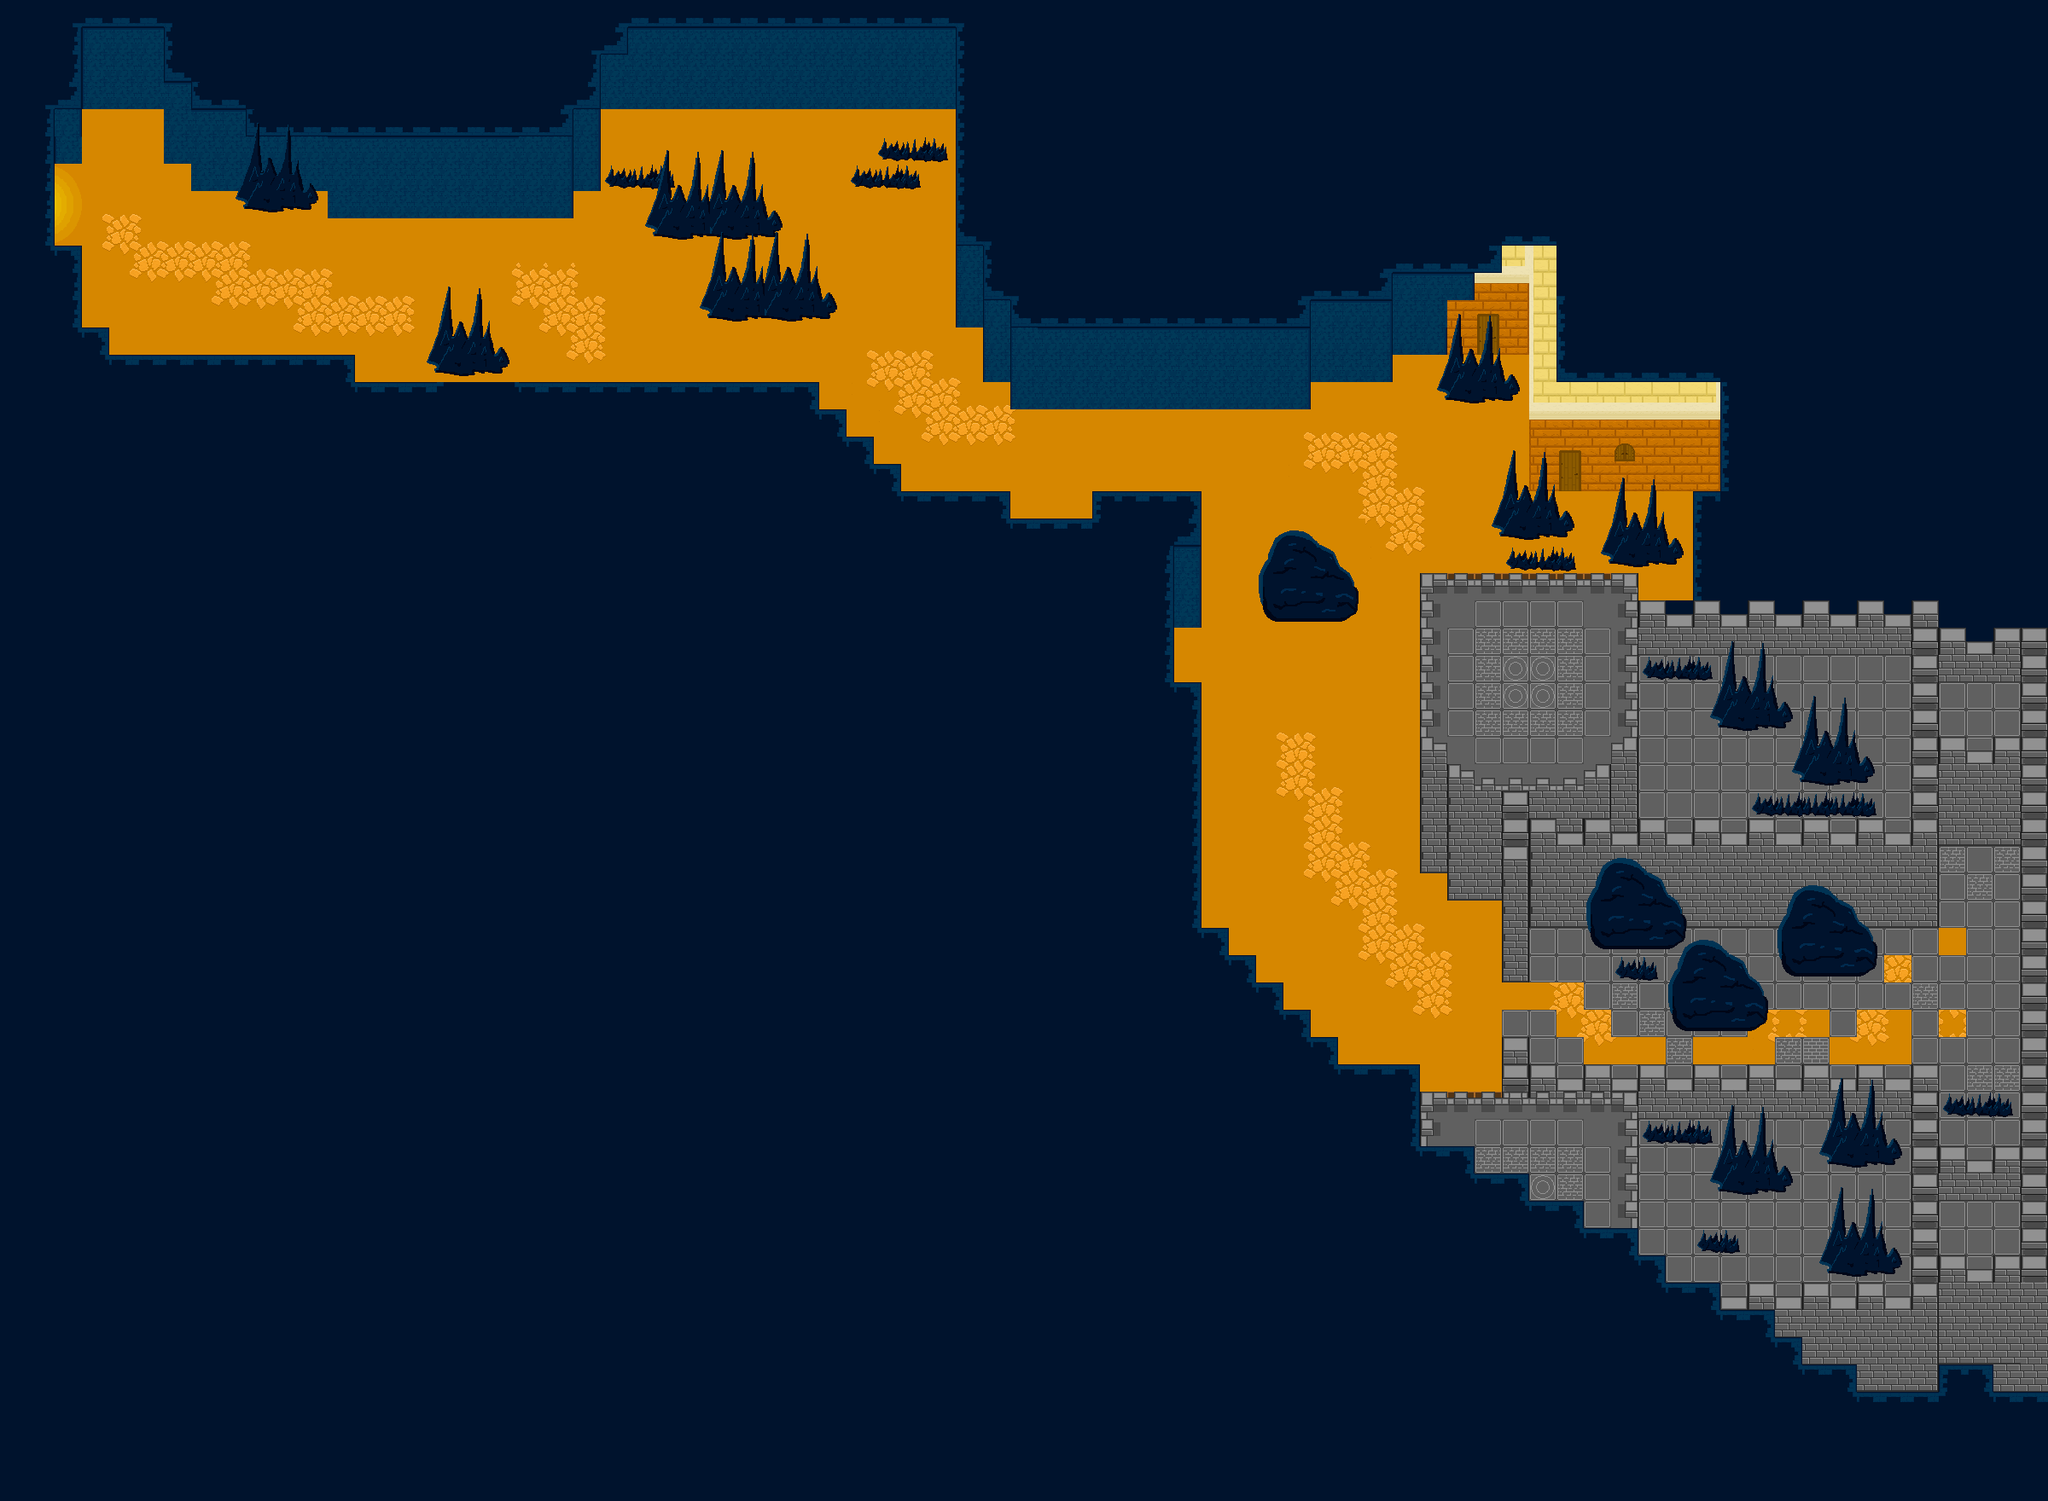

The image is a tile-based game level rendered from a .tmx file. Its description and source (layers, tilesets, objects; grid data summarised) follow:
An orthogonal 75x55 tile map with 32x32 px tiles, 9 tile layers (MapLayaut, CaveWalls, Sensors, Dirt, ...), 2 tilesets and 68 objects (63x wall, exit, player).

<map version="1.2" tiledversion="1.3.5" orientation="orthogonal" renderorder="right-down" width="75" height="55" tilewidth="32" tileheight="32" infinite="0" nextlayerid="13" nextobjectid="77">
 <tileset firstgid="1" name="temp" tilewidth="32" tileheight="32" tilecount="64" columns="8">
  <image source="temp.png" width="256" height="256" />
 </tileset>
 <tileset firstgid="65" name="tileset" tilewidth="32" tileheight="32" tilecount="504" columns="24">
  <image source="tileset.png" width="793" height="672" />
 </tileset>
 <layer id="1" name="MapLayaut" width="75" height="55">
  <data>[4125 cells, 233 non-empty, 1 distinct tile ids]</data>
 </layer>
 <layer id="6" name="CaveWalls" width="75" height="55">
  <properties>
   <property name="Draw" type="int" value="1" />
  </properties>
  <data>[4125 cells, 2606 non-empty, 20 distinct tile ids]</data>
 </layer>
 <layer id="7" name="Sensors" width="75" height="55">
  <properties>
   <property name="Draw" type="int" value="1" />
  </properties>
  <data>[4125 cells, 6 non-empty, 1 distinct tile ids]</data>
 </layer>
 <layer id="2" name="Dirt" width="75" height="55">
  <properties>
   <property name="Draw" type="int" value="1" />
  </properties>
  <data>[4125 cells, 760 non-empty, 4 distinct tile ids]</data>
 </layer>
 <layer id="4" name="CastleDown" width="75" height="55">
  <properties>
   <property name="Draw" type="int" value="1" />
  </properties>
  <data>[4125 cells, 93 non-empty, 27 distinct tile ids]</data>
 </layer>
 <layer id="3" name="Castle" width="75" height="55">
  <properties>
   <property name="Draw" type="int" value="1" />
  </properties>
  <data>[4125 cells, 625 non-empty, 39 distinct tile ids]</data>
 </layer>
 <layer id="5" name="House" width="75" height="55">
  <properties>
   <property name="Draw" type="int" value="1" />
  </properties>
  <data>[4125 cells, 210 non-empty, 35 distinct tile ids]</data>
 </layer>
 <layer id="11" name="Deterioration" width="75" height="55">
  <properties>
   <property name="Draw" type="int" value="1" />
  </properties>
  <data>[4125 cells, 1380 non-empty, 71 distinct tile ids]</data>
 </layer>
 <layer id="12" name="Decoration" width="75" height="55">
  <properties>
   <property name="Draw" type="int" value="1" />
  </properties>
  <data>[4125 cells, 34 non-empty, 34 distinct tile ids]</data>
 </layer>
 <objectgroup id="8" name="sensors">
  <object id="1" name="exit" type="exit" x="64" y="192" width="32" height="96" />
 </objectgroup>
 <objectgroup id="9" name="entities">
  <object id="2" name="player" type="player" x="2304" y="1152" width="32" height="32" />
  <object id="68" template="Plantillas/CaveCombat.tx" x="416" y="288" />
  <object id="69" template="Plantillas/CaveCombat.tx" x="1152" y="480" />
  <object id="70" template="Plantillas/CastleCombat.tx" x="1600" y="1088" />
 </objectgroup>
 <objectgroup id="10" name="walls">
  <object id="3" name="wall" type="wall" x="96" y="96" width="96" height="32" />
  <object id="4" name="wall" type="wall" x="128" y="416" width="288" height="32" />
  <object id="5" name="wall" type="wall" x="96" y="384" width="32" height="32" />
  <object id="6" name="wall" type="wall" x="64" y="288" width="32" height="96" />
  <object id="7" name="wall" type="wall" x="64" y="128" width="32" height="64" />
  <object id="8" name="wall" type="wall" x="32" y="192" width="32" height="96" />
  <object id="9" name="wall" type="wall" x="416" y="448" width="96" height="32" />
  <object id="10" name="wall" type="wall" x="256" y="224" width="128" height="32" />
  <object id="12" name="wall" type="wall" x="192" y="128" width="32" height="64" />
  <object id="14" name="wall" type="wall" x="704" y="96" width="416" height="32" />
  <object id="15" name="wall" type="wall" x="1120" y="128" width="32" height="160" />
  <object id="16" name="wall" type="wall" x="1536" y="384" width="256" height="32" />
  <object id="17" name="wall" type="wall" x="1792" y="416" width="32" height="160" />
  <object id="18" name="wall" type="wall" x="1760" y="512" width="32" height="64" />
  <object id="20" name="wall" type="wall" x="1760" y="576" width="224" height="96" />
  <object id="21" name="wall" type="wall" x="1664" y="672" width="192" height="32" />
  <object id="22" name="wall" type="wall" x="1664" y="704" width="32" height="320" />
  <object id="23" name="wall" type="wall" x="1696" y="1024" width="64" height="32" />
  <object id="24" name="wall" type="wall" x="1760" y="1056" width="32" height="96" />
  <object id="25" name="wall" type="wall" x="1792" y="1056" width="480" height="32" />
  <object id="26" name="wall" type="wall" x="2240" y="992" width="32" height="64" />
  <object id="27" name="wall" type="wall" x="2272" y="960" width="96" height="32" />
  <object id="28" name="wall" type="wall" x="2368" y="992" width="32" height="352" />
  <object id="29" name="wall" type="wall" x="2272" y="1344" width="96" height="32" />
  <object id="30" name="wall" type="wall" x="2240" y="1248" width="32" height="96" />
  <object id="31" name="wall" type="wall" x="1760" y="1248" width="480" height="32" />
  <object id="32" name="wall" type="wall" x="1760" y="1216" width="32" height="32" />
  <object id="33" name="wall" type="wall" x="1664" y="1280" width="96" height="32" />
  <object id="34" name="wall" type="wall" x="1568" y="1248" width="96" height="32" />
  <object id="36" name="wall" type="wall" x="1536" y="1216" width="32" height="32" />
  <object id="37" name="wall" type="wall" x="1504" y="1184" width="32" height="32" />
  <object id="38" name="wall" type="wall" x="1472" y="1152" width="32" height="32" />
  <object id="39" name="wall" type="wall" x="1440" y="1120" width="32" height="32" />
  <object id="40" name="wall" type="wall" x="1408" y="1088" width="32" height="32" />
  <object id="41" name="wall" type="wall" x="1376" y="800" width="32" height="288" />
  <object id="42" name="wall" type="wall" x="1344" y="704" width="32" height="96" />
  <object id="43" name="wall" type="wall" x="1376" y="576" width="32" height="128" />
  <object id="44" name="wall" type="wall" x="1280" y="576" width="96" height="32" />
  <object id="45" name="wall" type="wall" x="1184" y="608" width="96" height="32" />
  <object id="46" name="wall" type="wall" x="1056" y="576" width="128" height="32" />
  <object id="47" name="wall" type="wall" x="1022.67" y="547.333" width="32" height="32" />
  <object id="48" name="wall" type="wall" x="992" y="512" width="32" height="32" />
  <object id="49" name="wall" type="wall" x="960" y="480" width="32" height="32" />
  <object id="50" name="wall" type="wall" x="608" y="448" width="352" height="32" />
  <object id="51" name="wall" type="wall" x="224" y="192" width="160" height="32" />
  <object id="52" name="wall" type="wall" x="384" y="224" width="288" height="32" />
  <object id="53" name="wall" type="wall" x="672" y="128" width="32" height="96" />
  <object id="54" name="wall" type="wall" x="1152" y="288" width="32" height="128" />
  <object id="55" name="wall" type="wall" x="1184" y="416" width="352" height="32" />
  <object id="56" name="wall" type="wall" x="1472" y="608" width="128" height="128" />
  <object id="59" name="wall" type="wall" x="992" y="192" width="96" height="32" />
  <object id="60" name="wall" type="wall" x="815.5" y="269.5" width="176.5" height="114.5" />
  <object id="62" name="wall" type="wall" x="704" y="192" width="96" height="32" />
  <object id="63" name="wall" type="wall" x="1856" y="1088" width="160" height="64" />
  <object id="65" name="wall" type="wall" x="1984" y="1184" width="96" height="32" />
  <object id="66" name="wall" type="wall" x="2016" y="1088" width="96" height="96" />
  <object id="67" name="wall" type="wall" x="1952" y="1152" width="32" height="64" />
  <object id="71" name="wall" type="wall" x="2112" y="1088" width="96" height="64" />
  </objectgroup>
</map>
<!-- 5 of 68 objects omitted -->
